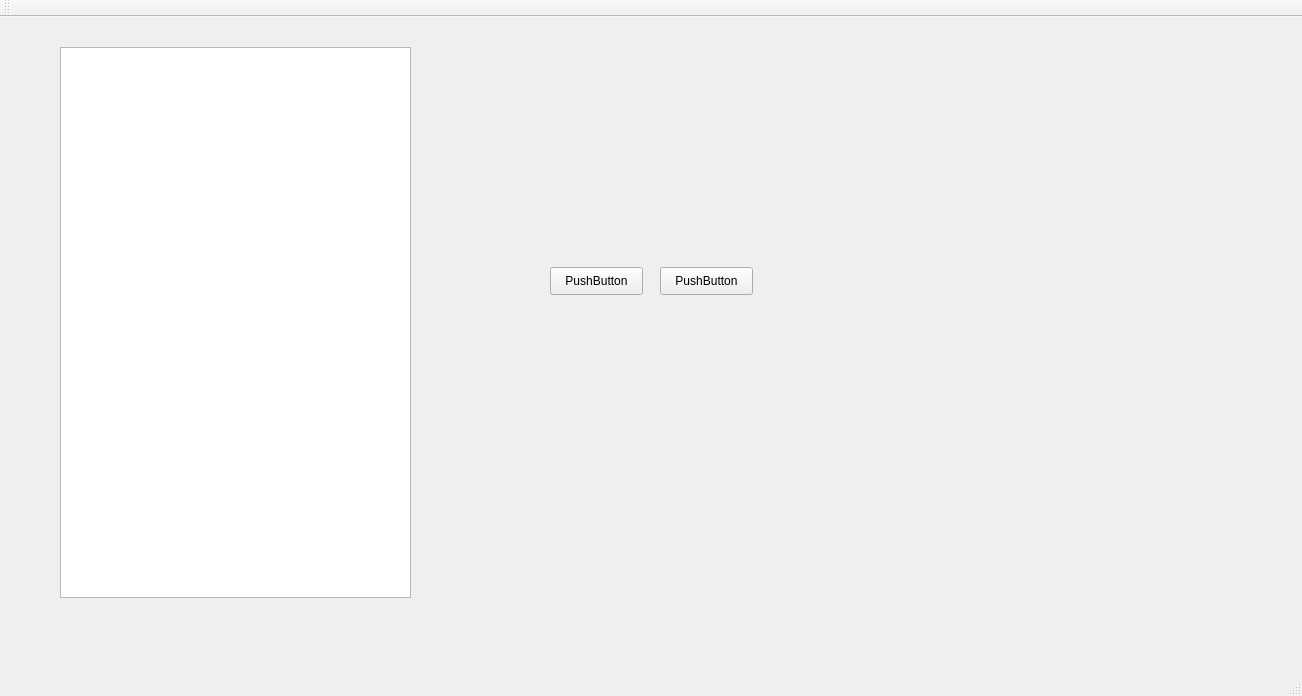
<?xml version="1.0" encoding="UTF-8"?>
<ui version="4.0">
 <class>MainWindow</class>
 <widget class="QMainWindow" name="MainWindow">
  <property name="geometry">
   <rect>
    <x>0</x>
    <y>0</y>
    <width>1302</width>
    <height>696</height>
   </rect>
  </property>
  <property name="windowTitle">
   <string>MainWindow</string>
  </property>
  <widget class="QWidget" name="centralWidget">
   <widget class="QPushButton" name="pushButton">
    <property name="geometry">
     <rect>
      <x>550</x>
      <y>250</y>
      <width>93</width>
      <height>28</height>
     </rect>
    </property>
    <property name="text">
     <string>PushButton</string>
    </property>
   </widget>
   <widget class="QPushButton" name="pushButton_2">
    <property name="geometry">
     <rect>
      <x>660</x>
      <y>250</y>
      <width>93</width>
      <height>28</height>
     </rect>
    </property>
    <property name="text">
     <string>PushButton</string>
    </property>
   </widget>
   <widget class="QListWidget" name="listWidget">
    <property name="geometry">
     <rect>
      <x>60</x>
      <y>30</y>
      <width>351</width>
      <height>551</height>
     </rect>
    </property>
   </widget>
  </widget>
  <widget class="QMenuBar" name="menuBar">
   <property name="geometry">
    <rect>
     <x>0</x>
     <y>0</y>
     <width>1302</width>
     <height>26</height>
    </rect>
   </property>
  </widget>
  <widget class="QToolBar" name="mainToolBar">
   <attribute name="toolBarArea">
    <enum>TopToolBarArea</enum>
   </attribute>
   <attribute name="toolBarBreak">
    <bool>false</bool>
   </attribute>
  </widget>
  <widget class="QStatusBar" name="statusBar"/>
 </widget>
 <layoutdefault spacing="6" margin="11"/>
 <resources/>
 <connections/>
</ui>
